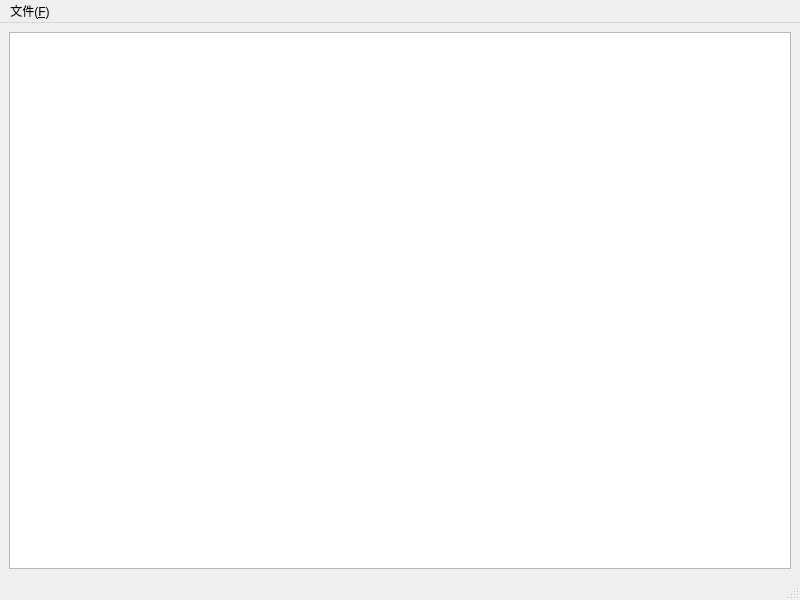
<?xml version="1.0" encoding="UTF-8"?>
<ui version="4.0">
 <class>MainWindow</class>
 <widget class="QMainWindow" name="MainWindow">
  <property name="geometry">
   <rect>
    <x>0</x>
    <y>0</y>
    <width>800</width>
    <height>600</height>
   </rect>
  </property>
  <property name="windowTitle">
   <string>MainWindow</string>
  </property>
  <widget class="QWidget" name="centralwidget">
   <layout class="QGridLayout" name="gridLayout">
    <item row="0" column="0">
     <widget class="QTextEdit" name="textEdit"/>
    </item>
   </layout>
  </widget>
  <widget class="QStatusBar" name="statusbar"/>
  <widget class="QMenuBar" name="menubar">
   <property name="geometry">
    <rect>
     <x>0</x>
     <y>0</y>
     <width>800</width>
     <height>18</height>
    </rect>
   </property>
   <widget class="QMenu" name="menu_F">
    <property name="title">
     <string>文件(&amp;F)</string>
    </property>
    <addaction name="actionnew"/>
    <addaction name="actionopen"/>
    <addaction name="actionclose"/>
    <addaction name="actionsave"/>
    <addaction name="actionsaveas"/>
    <addaction name="actioncancel"/>
    <addaction name="actioncopy"/>
    <addaction name="actionpaste"/>
    <addaction name="actionquit"/>
   </widget>
   <addaction name="menu_F"/>
  </widget>
  <action name="actionnew">
   <property name="icon">
    <iconset theme="QIcon::ThemeIcon::DocumentNew"/>
   </property>
   <property name="text">
    <string>新建(&amp;N)</string>
   </property>
   <property name="shortcut">
    <string>Ctrl+N</string>
   </property>
  </action>
  <action name="actionopen">
   <property name="icon">
    <iconset theme="QIcon::ThemeIcon::DocumentOpen"/>
   </property>
   <property name="text">
    <string>打开(&amp;O)</string>
   </property>
   <property name="shortcut">
    <string>Ctrl+O</string>
   </property>
  </action>
  <action name="actionclose">
   <property name="icon">
    <iconset theme="QIcon::ThemeIcon::EditClear"/>
   </property>
   <property name="text">
    <string>关闭(&amp;W)</string>
   </property>
   <property name="shortcut">
    <string>Ctrl+W</string>
   </property>
  </action>
  <action name="actionsave">
   <property name="icon">
    <iconset theme="QIcon::ThemeIcon::DocumentSave"/>
   </property>
   <property name="text">
    <string>保存(&amp;S)</string>
   </property>
   <property name="shortcut">
    <string>Ctrl+S</string>
   </property>
  </action>
  <action name="actionsaveas">
   <property name="icon">
    <iconset theme="QIcon::ThemeIcon::DocumentSaveAs"/>
   </property>
   <property name="text">
    <string>另存为(&amp;A)</string>
   </property>
   <property name="shortcut">
    <string>Ctrl+Shift+S</string>
   </property>
  </action>
  <action name="actioncancel">
   <property name="icon">
    <iconset theme="QIcon::ThemeIcon::EditUndo"/>
   </property>
   <property name="text">
    <string>撤销(&amp;Z)</string>
   </property>
   <property name="shortcut">
    <string>Ctrl+Z</string>
   </property>
  </action>
  <action name="actioncopy">
   <property name="icon">
    <iconset theme="QIcon::ThemeIcon::EditCopy"/>
   </property>
   <property name="text">
    <string>复制(&amp;C)</string>
   </property>
   <property name="shortcut">
    <string>Ctrl+C</string>
   </property>
  </action>
  <action name="actionpaste">
   <property name="icon">
    <iconset theme="QIcon::ThemeIcon::EditPaste"/>
   </property>
   <property name="text">
    <string>粘贴(&amp;V)</string>
   </property>
   <property name="shortcut">
    <string>Ctrl+V</string>
   </property>
  </action>
  <action name="actionquit">
   <property name="icon">
    <iconset theme="QIcon::ThemeIcon::WindowClose"/>
   </property>
   <property name="text">
    <string>退出(&amp;Q)</string>
   </property>
   <property name="shortcut">
    <string>Ctrl+Q</string>
   </property>
  </action>
 </widget>
 <resources/>
 <connections/>
</ui>
